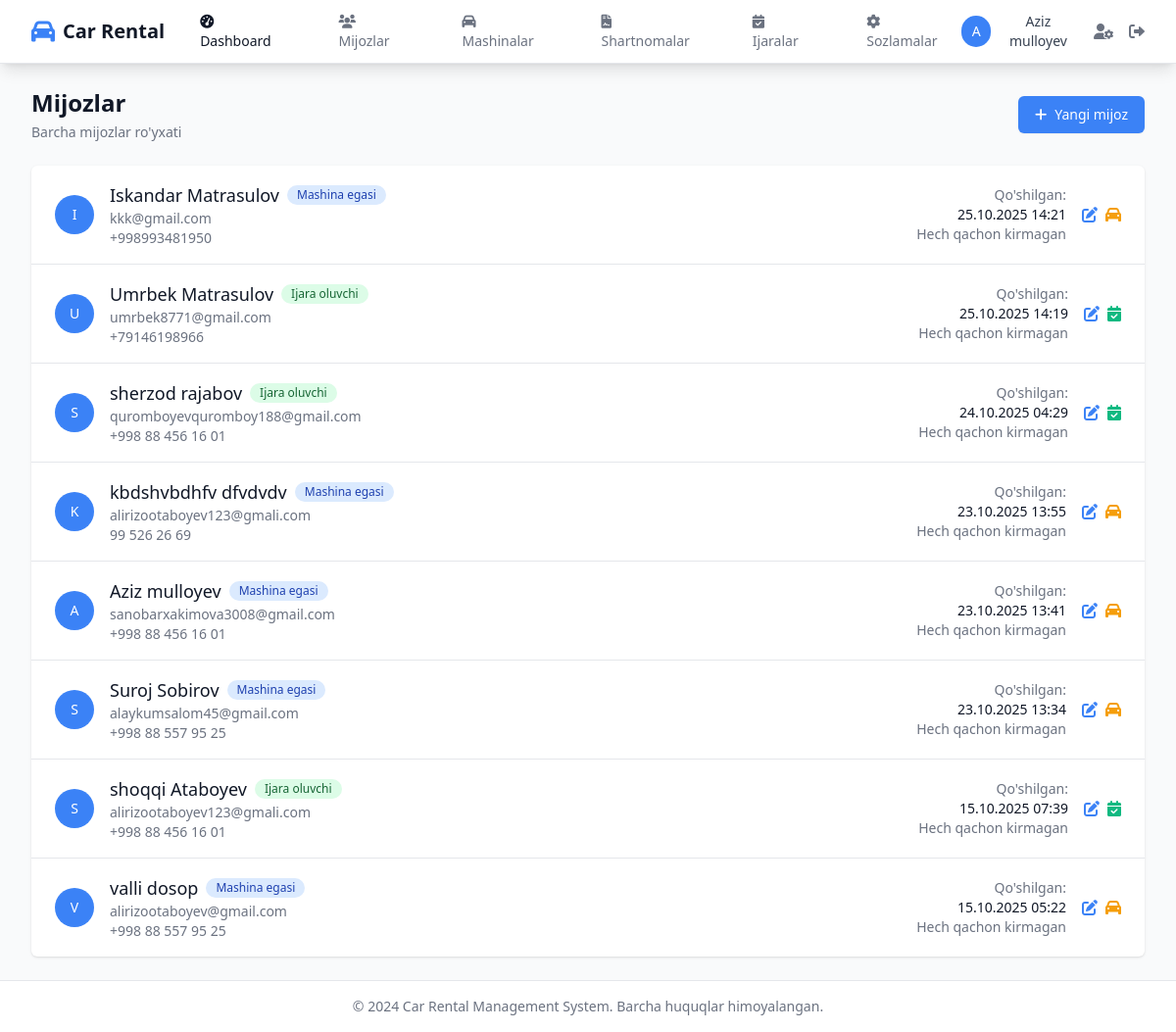
The app's page /accounts/users/ (signed in) with its own data.
### accounts/models.py (models this page shows, shortened)
class CustomUser(AbstractUser):
    class Roles(models.TextChoices):
        OWNER = "owner", "Mashina egasi"
        RENTER = "renter", "Ijara oluvchi"
    role = models.CharField(max_length=10, choices=Roles.choices)
    phone = models.CharField(max_length=30, blank=True)
    is_verified = models.BooleanField(default=False)

### accounts/views.py (the view)
# urls.py: path('users/', views.users_list, name='users_list'),
@login_required
def users_list(request):
    users = CustomUser.objects.filter(
        role__in=['owner', 'renter']
    ).order_by('-date_joined')
    context = {
        'users': users,
    }
    return render(request, 'accounts/users_list.html', context)

### templates/accounts/users_list.html (shortened to what this page needs)
{% extends 'base.html' %}
{% block content %}
<div class="space-y-6">
    <div class="flex justify-between items-center">
        <div>
            <h1 class="text-2xl font-bold text-gray-900">Mijozlar</h1>
            <p class="mt-1 text-sm text-gray-500">Barcha mijozlar ro'yxati</p>
        </div>
        <a href="{% url 'user_create' %}" class="inline-flex items-center px-4 py-2 border border-transparent rounded-md shadow-sm text-sm font-medium text-white bg-primary hover:bg-secondary focus:outline-none focus:ring-2 focus:ring-offset-2 focus:ring-primary">
            <i class="fas fa-plus mr-2"></i>
            Yangi mijoz
        </a>
    </div>
    <div class="bg-white shadow overflow-hidden sm:rounded-md">
        <ul class="divide-y divide-gray-200">
            {% for user in users %}
            {% if user.role != 'admin' %}
            <li>
                <div class="px-4 py-4 sm:px-6 hover:bg-gray-50">
                    <div class="flex items-center justify-between">
                        <div class="flex items-center">
                            <div class="flex-shrink-0">
                                <div class="h-10 w-10 rounded-full bg-primary flex items-center justify-center">
                                    <span class="text-white text-sm font-medium">{{ user.username|first|upper }}</span>
                                </div>
                            </div>
                            <div class="ml-4">
                                <div class="flex items-center">
                                    <h3 class="text-lg font-medium text-gray-900">
                                        {{ user.get_full_name|default:user.username }}
                                    </h3>
                                    <span class="ml-2 inline-flex items-center px-2.5 py-0.5 rounded-full text-xs font-medium
                                        {% if user.role == 'owner' %}bg-blue-100 text-blue-800
                                        {% elif user.role == 'renter' %}bg-green-100 text-green-800
                                        {% else %}bg-gray-100 text-gray-800{% endif %}">
                                        {{ user.get_role_display }}
                                    </span>
                                </div>
                                <p class="text-sm text-gray-500">{{ user.email }}</p>
                                {% if user.phone %}
                                <p class="text-sm text-gray-500">{{ user.phone }}</p>
                                {% endif %}
                            </div>
                        </div>
                        <div class="flex items-center space-x-4">
                            <div class="text-right">
                                <p class="text-sm text-gray-500">Qo'shilgan:</p>
                                <p class="text-sm font-medium text-gray-900">{{ user.date_joined|date:"d.m.Y H:i" }}</p>
                                {% if user.last_login %}
                                <p class="text-sm text-gray-500">Oxirgi kirish: {{ user.last_login|date:"d.m.Y H:i" }}</p>
                                {% else %}
                                <p class="text-sm text-gray-500">Hech qachon kirmagan</p>
                                {% endif %}
                            </div>
                            <div class="flex items-center space-x-2">
                                <a href="{% url 'admin:accounts_customuser_change' user.pk %}" class="text-primary hover:text-secondary" title="Tahrirlash">
                                    <i class="fas fa-edit"></i>
                                </a>
                                {% if user.role == 'owner' %}
                                <a href="{% url 'vehicle_list' %}?owner={{ user.pk }}" class="text-warning hover:text-yellow-600" title="Mashinalari">
                                    <i class="fas fa-car"></i>
                                </a>
                                {% endif %}
                                {% if user.role == 'renter' %}
                                <a href="{% url 'booking_list' %}?renter={{ user.pk }}" class="text-success hover:text-green-600" title="Bookinglari">
                                    <i class="fas fa-calendar-check"></i>
                                </a>
                                {% endif %}
                            </div>
                        </div>
                    </div>
                </div>
            </li>
            {% endif %}
            {% endfor %}
        </ul>
    </div>
</div>
{% endblock %}

### templates/base.html (shortened to what this page needs)
<!DOCTYPE html>
<html lang="uz" class="h-full">
<head>
    <script src="https://cdn.tailwindcss.com"></script>
    <link href="https://cdnjs.cloudflare.com/ajax/libs/font-awesome/6.0.0/css/all.min.css" rel="stylesheet">
</head>
<body class="h-full bg-gray-50">
    <div class="min-h-full">
        <nav class="bg-white shadow-lg border-b border-gray-200">
            <div class="max-w-7xl mx-auto px-4 sm:px-6 lg:px-8">
                <div class="flex justify-between h-16">
                    <div class="flex items-center">
                        <div class="flex-shrink-0">
                            <a href="{% url 'dashboard' %}" class="flex items-center">
                                <i class="fas fa-car text-primary text-2xl mr-2"></i>
                                <span class="text-xl font-bold text-gray-900">Car Rental</span>
                            </a>
                        </div>
                        {% if user.is_authenticated %}
                        <div class="hidden md:ml-6 md:flex md:space-x-8">
                            <a href="{% url 'dashboard' %}" class="text-gray-900 hover:text-primary px-3 py-2 rounded-md text-sm font-medium">
                                <i class="fas fa-tachometer-alt mr-1"></i> Dashboard
                            </a>
                            <a href="{% url 'users_list' %}" class="text-gray-500 hover:text-primary px-3 py-2 rounded-md text-sm font-medium">
                                <i class="fas fa-users mr-1"></i> Mijozlar
                            </a>
                            <a href="{% url 'vehicle_list' %}" class="text-gray-500 hover:text-primary px-3 py-2 rounded-md text-sm font-medium">
                                <i class="fas fa-car mr-1"></i> Mashinalar
                            </a>
                            <a href="{% url 'contract_list' %}" class="text-gray-500 hover:text-primary px-3 py-2 rounded-md text-sm font-medium">
                                <i class="fas fa-file-contract mr-1"></i> Shartnomalar
                            </a>
                            <a href="{% url 'booking_list' %}" class="text-gray-500 hover:text-primary px-3 py-2 rounded-md text-sm font-medium">
                                <i class="fas fa-calendar-check mr-1"></i> Ijaralar
                            </a>
                            <a href="{% url 'constants_list' %}" class="text-gray-500 hover:text-primary px-3 py-2 rounded-md text-sm font-medium">
                                <i class="fas fa-cog mr-1"></i> Sozlamalar
                            </a>
                        </div>
                        {% endif %}
                    </div>
                    {% if user.is_authenticated %}
                    <div class="flex items-center space-x-4">
                        <div class="relative">
                            <button class="flex items-center text-sm rounded-full focus:outline-none focus:ring-2 focus:ring-offset-2 focus:ring-primary">
                                <div class="h-8 w-8 rounded-full bg-primary flex items-center justify-center">
                                    <span class="text-white text-sm font-medium">{{ user.username|first|upper }}</span>
                                </div>
                                <span class="ml-2 text-gray-700">{{ user.get_full_name|default:user.username }}</span>
                            </button>
                        </div>
                        <a href="{% url 'profile' %}" class="text-gray-500 hover:text-primary">
                            <i class="fas fa-user-cog"></i>
                        </a>
                        <a href="{% url 'logout' %}" class="text-gray-500 hover:text-primary">
                            <i class="fas fa-sign-out-alt"></i>
                        </a>
                    </div>
                    {% else %}
                    <div class="flex items-center space-x-4">
                        <a href="{% url 'login' %}" class="bg-primary text-white px-4 py-2 rounded-md text-sm font-medium hover:bg-secondary">
                            <i class="fas fa-sign-in-alt mr-1"></i> Admin Kirish
                        </a>
                    </div>
                    {% endif %}
                </div>
            </div>
        </nav>
        <main class="max-w-7xl mx-auto py-6 sm:px-6 lg:px-8">
            {% block content %}{% endblock %}
        </main>
    </div>
    <footer class="bg-white border-t border-gray-200 mt-auto">
        <div class="max-w-7xl mx-auto py-4 px-4 sm:px-6 lg:px-8">
            <div class="text-center text-gray-500 text-sm">
                <p>&copy; 2024 Car Rental Management System. Barcha huquqlar himoyalangan.</p>
            </div>
        </div>
    </footer>
</body>
</html>

### records on screen
CustomUser: username|first "A", get_full_name "Aziz mulloyev", role "Mashina egasi", email "sanobarxakimova3008@gmail.com", phone "+998 88 456 16 01", date_joined "23.10.2025 13:41", shows "Hech qachon kirmagan"
CustomUser: username|first "I", get_full_name "Iskandar Matrasulov", role "Mashina egasi", email "kkk@gmail.com", phone "+998993481950", date_joined "25.10.2025 14:21", shows "Hech qachon kirmagan"
CustomUser: username|first "U", get_full_name "Umrbek Matrasulov", role "Ijara oluvchi", email "umrbek8771@gmail.com", phone "+79146198966", date_joined "25.10.2025 14:19", shows "Hech qachon kirmagan"
CustomUser: username|first "S", get_full_name "sherzod rajabov", role "Ijara oluvchi", email "quromboyevquromboy188@gmail.com", phone "+998 88 456 16 01", date_joined "24.10.2025 04:29", shows "Hech qachon kirmagan"
CustomUser: username|first "K", get_full_name "kbdshvbdhfv dfvdvdv", role "Mashina egasi", email "alirizootaboyev123@gmali.com", phone "99 526 26 69", date_joined "23.10.2025 13:55", shows "Hech qachon kirmagan"
CustomUser: username|first "S", get_full_name "Suroj Sobirov", role "Mashina egasi", email "alaykumsalom45@gmail.com", phone "+998 88 557 95 25", date_joined "23.10.2025 13:34", shows "Hech qachon kirmagan"
CustomUser: username|first "S", get_full_name "shoqqi Ataboyev", role "Ijara oluvchi", email "alirizootaboyev123@gmali.com", phone "+998 88 456 16 01", date_joined "15.10.2025 07:39", shows "Hech qachon kirmagan"
CustomUser: username|first "V", get_full_name "valli dosop", role "Mashina egasi", email "alirizootaboyev@gmail.com", phone "+998 88 557 95 25", date_joined "15.10.2025 05:22", shows "Hech qachon kirmagan"
